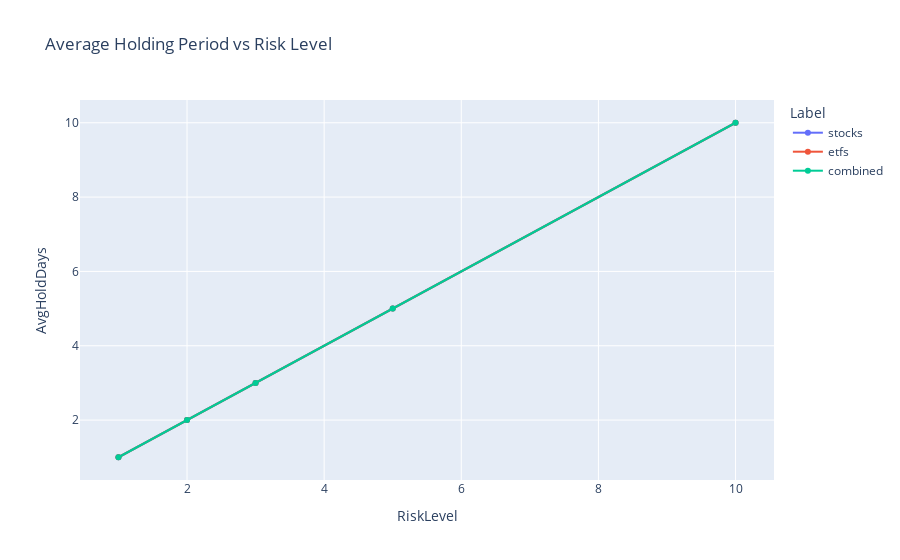

The code cell stored with this chart in its notebook:
### Code cell
fig = px.line(df, x='RiskLevel', y='AvgHoldDays', color='Label',
              markers=True, title='Average Holding Period vs Risk Level')
fig.show()

### Figure 1 — Plotly figure (JSON) as saved in the notebook; plotly's stock layout.template omitted (floating-point values rounded to 4 significant figures)
{"data": [{"hovertemplate": "Label=stocks<br>RiskLevel=%{x}<br>AvgHoldDays=%{y}<extra></extra>", "legendgroup": "stocks", "line": {"color": "#636efa", "dash": "solid"}, "marker": {"symbol": "circle"}, "mode": "lines+markers", "name": "stocks", "orientation": "v", "showlegend": true, "type": "scatter", "x": [1, 2, 3, 5, 10], "xaxis": "x", "y": [1.0, 2.0, 3.0, 5.0, 10.0], "yaxis": "y"}, {"hovertemplate": "Label=etfs<br>RiskLevel=%{x}<br>AvgHoldDays=%{y}<extra></extra>", "legendgroup": "etfs", "line": {"color": "#EF553B", "dash": "solid"}, "marker": {"symbol": "circle"}, "mode": "lines+markers", "name": "etfs", "orientation": "v", "showlegend": true, "type": "scatter", "x": [1, 2, 3, 5, 10], "xaxis": "x", "y": [1.0, 2.0, 3.0, 5.0, 10.0], "yaxis": "y"}, {"hovertemplate": "Label=combined<br>RiskLevel=%{x}<br>AvgHoldDays=%{y}<extra></extra>", "legendgroup": "combined", "line": {"color": "#00cc96", "dash": "solid"}, "marker": {"symbol": "circle"}, "mode": "lines+markers", "name": "combined", "orientation": "v", "showlegend": true, "type": "scatter", "x": [1, 2, 3, 5, 10], "xaxis": "x", "y": [1.0, 2.0, 3.0, 5.0, 10.0], "yaxis": "y"}], "layout": {"legend": {"title": {"text": "Label"}, "tracegroupgap": 0}, "title": {"text": "Average Holding Period vs Risk Level"}, "xaxis": {"anchor": "y", "domain": [0, 1], "title": {"text": "RiskLevel"}}, "yaxis": {"anchor": "x", "domain": [0, 1], "title": {"text": "AvgHoldDays"}}}}
